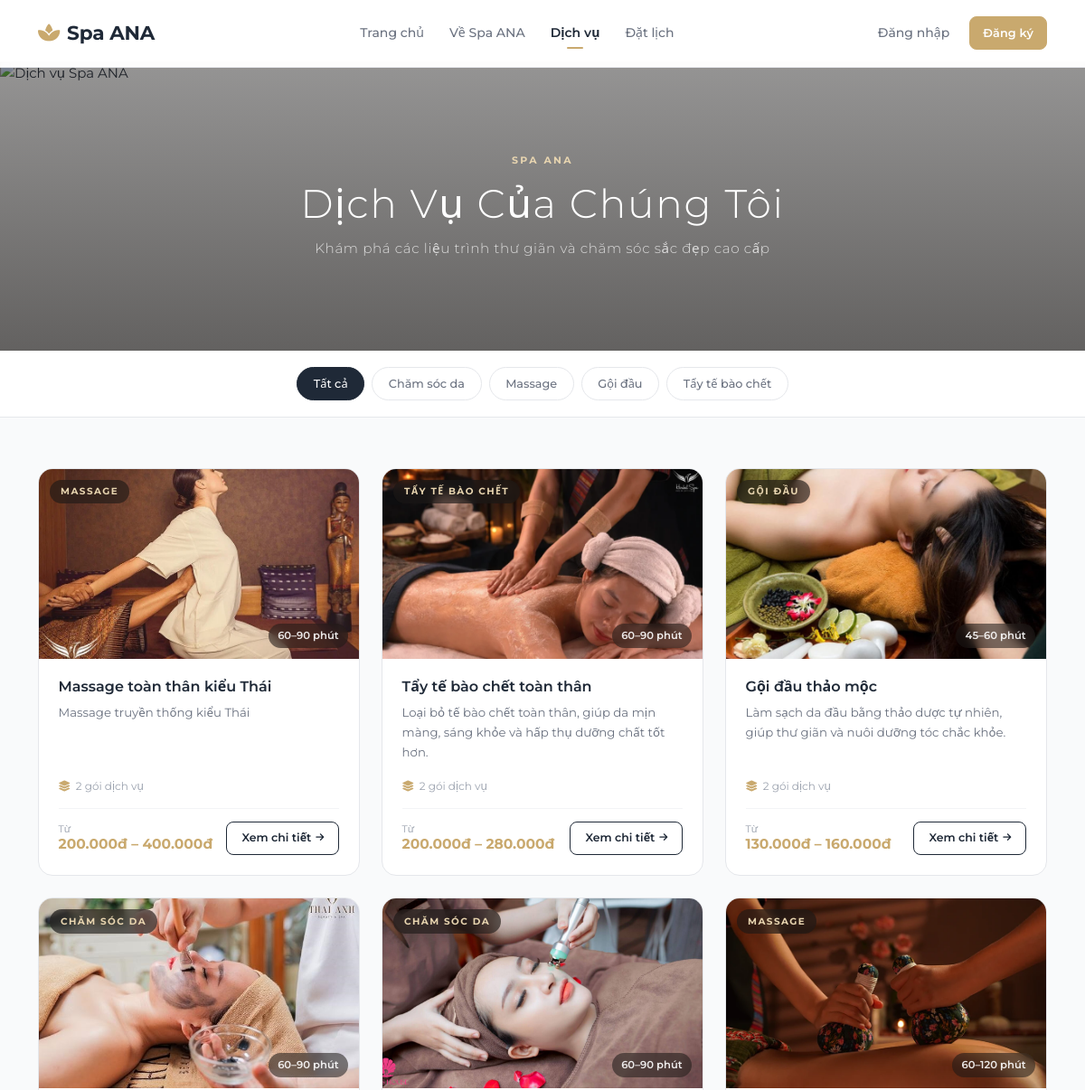
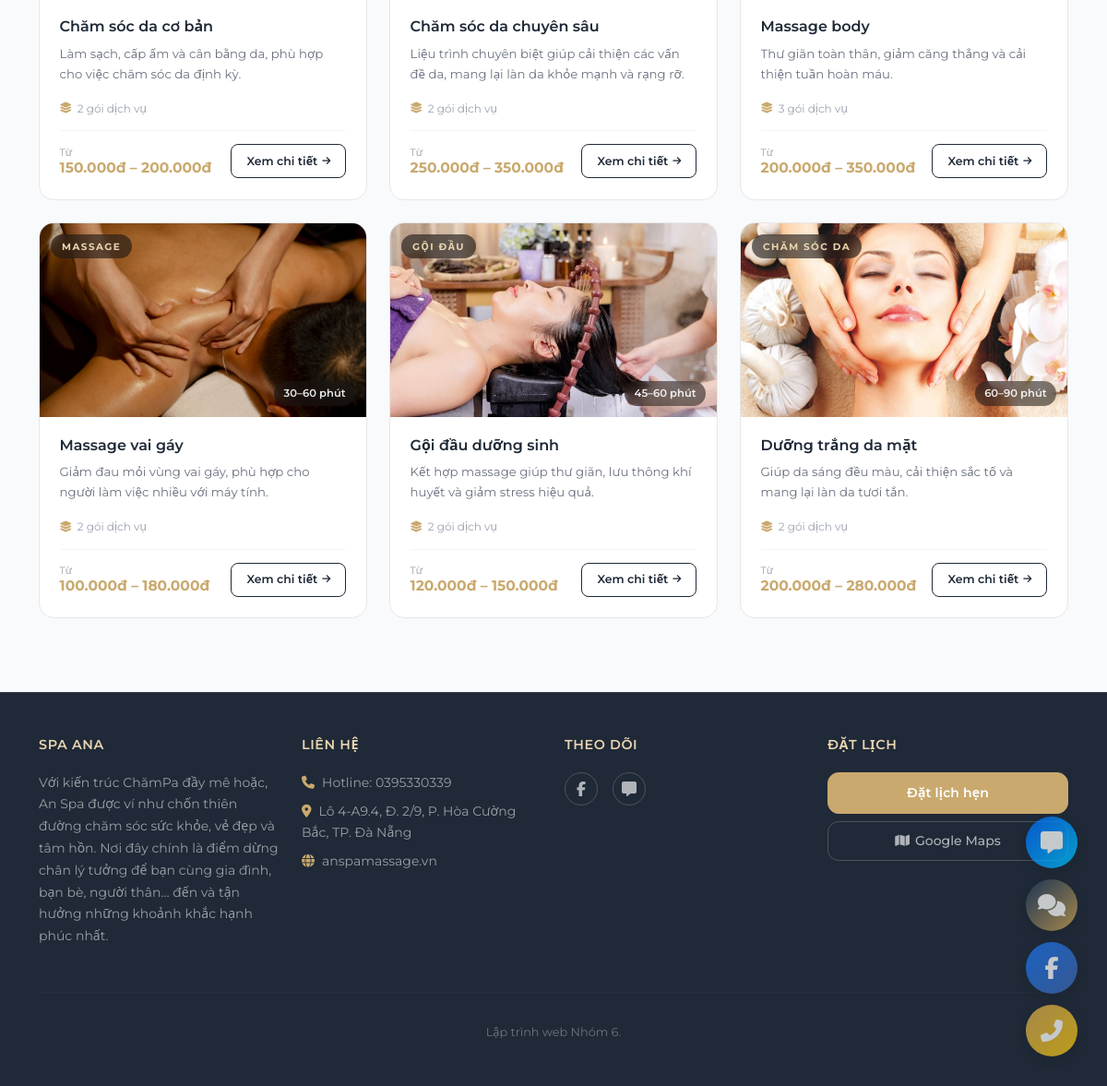
Page /services/ on the committed database (2 pictures, top to bottom).
### spa_services/models.py (models this page shows, shortened)
class ServiceCategory(models.Model):
    STATUS_CHOICES = [
        ('ACTIVE', 'Đang hoạt động'),
        ('INACTIVE', 'Ngừng hoạt động'),
    ]
    code = models.CharField(max_length=10, unique=True, verbose_name='Mã danh mục')
    name = models.CharField(max_length=100, unique=True, verbose_name='Tên danh mục')
    slug = models.SlugField(max_length=120, unique=True, blank=True, null=True, verbose_name='Slug')
    description = models.CharField(max_length=255, blank=True, null=True, verbose_name='Mô tả')
    status = models.CharField(max_length=20, choices=STATUS_CHOICES, default='ACTIVE', verbose_name='Trạng thái')
    sort_order = models.PositiveIntegerField(default=0, verbose_name='Thứ tự hiển thị')
    created_at = models.DateTimeField(auto_now_add=True, verbose_name='Thời điểm tạo')
    updated_at = models.DateTimeField(auto_now=True, null=True, blank=True, verbose_name='Thời điểm cập nhật')
    class Meta:
        db_table = 'service_categories'
        verbose_name = 'Danh mục dịch vụ'
        verbose_name_plural = 'Danh mục dịch vụ'
        ordering = ['sort_order', 'name']
        constraints = [
            models.CheckConstraint(
                check=models.Q(status__in=['ACTIVE', 'INACTIVE']),
                name='servicecategory_status_valid'
            ),
            models.CheckConstraint(
                check=models.Q(sort_order__gte=0),
                name='servicecategory_sort_order_non_negative'
            ),
        ]

class Service(models.Model):
    STATUS_CHOICES = [
        ('ACTIVE', 'Đang hoạt động'),
        ('INACTIVE', 'Ngừng hoạt động'),
    ]
    category = models.ForeignKey(
        ServiceCategory, on_delete=models.PROTECT,
        related_name='services', verbose_name='Danh mục'
    )
    code = models.CharField(max_length=10, unique=True, blank=True, verbose_name='Mã dịch vụ')
    name = models.CharField(max_length=150, verbose_name='Tên dịch vụ')
    slug = models.SlugField(max_length=150, unique=True, blank=True, null=True, verbose_name='Slug')
    short_description = models.CharField(max_length=255, blank=True, null=True, verbose_name='Mô tả ngắn')
    description = models.TextField(blank=True, null=True, verbose_name='Mô tả chi tiết')
    status = models.CharField(max_length=20, choices=STATUS_CHOICES, default='ACTIVE', verbose_name='Trạng thái')
    image = models.ImageField(
        upload_to='services/',
        blank=False,
        null=False,
        default='',
        verbose_name='Hình ảnh dịch vụ'
    )
    created_by = models.ForeignKey(
        User, on_delete=models.PROTECT,
        related_name='services_created', verbose_name='Người tạo'
    )
    updated_by = models.ForeignKey(
        User, on_delete=models.SET_NULL,
        null=True, blank=True,
        related_name='services_updated', verbose_name='Người cập nhật'
    )
    created_at = models.DateTimeField(auto_now_add=True, verbose_name='Thời điểm tạo')
    updated_at = models.DateTimeField(auto_now=True, null=True, blank=True, verbose_name='Thời điểm cập nhật')
    class Meta:
        db_table = 'services'
        verbose_name = 'Dịch vụ'
        verbose_name_plural = 'Dịch vụ'
        ordering = ['-created_at']
        constraints = [
            models.CheckConstraint(
                check=models.Q(status__in=['ACTIVE', 'INACTIVE']),
                name='service_status_valid'
            ),
        ]
    def get_image_url(self):
        if self.image:
            try:
                return self.image.url
            except Exception:
                pass
        return "https://images.unsplash.com/photo-1570172619644-dfd03ed5d881?w=400"

### spa_services/views.py (the view)
# urls.py: path('services/', views.service_list, name='service_list'),
def service_list(request):
    from .models import ServiceCategory
    from django.db.models import Min, Max, Count
    load_error = False
    services = []
    categories = []
    try:
        services = (
            Service.objects
            .filter(status='ACTIVE')
            .select_related('category')
            .prefetch_related('variants')
            .annotate(
                min_price=Min('variants__price'),
                max_price=Max('variants__price'),
                min_duration=Min('variants__duration_minutes'),
                max_duration=Max('variants__duration_minutes'),
                variant_count=Count('variants'),
            )
            .order_by('-created_at')
        )
        categories = ServiceCategory.objects.filter(status='ACTIVE').order_by('sort_order', 'name')
    except Exception:
        import traceback
        traceback.print_exc()
        load_error = True
    return render(request, 'spa_services/services.html', {
        'services': services,
        'categories': categories,
        'load_error': load_error,
    })

### core/templatetags/spa_filters.py (called while the page is built)
@register.filter
def vnd(value):
    try:
        amount = int(float(value))
        return f"{amount:,}đ".replace(",", ".")
    except (ValueError, TypeError):
        return value

### templates/spa_services/services.html (shortened to what this page needs)
{% extends 'spa/base.html' %}
{% load spa_filters %}
{% block content %}
<div class="sl-hero">
  <img class="sl-hero__img"
       src="https://images.unsplash.com/photo-1540555700478-4be289fbecef?w=1920"
       alt="Dịch vụ Spa ANA">
  <div class="sl-hero__overlay"></div>
  <div class="sl-hero__content">
    <span class="sl-hero__eyebrow">Spa ANA</span>
    <h1 class="sl-hero__title">Dịch Vụ Của Chúng Tôi</h1>
    <p class="sl-hero__sub">Khám phá các liệu trình thư giãn và chăm sóc sắc đẹp cao cấp</p>
  </div>
</div>
<div class="sl-filter">
  <div class="container">
    <div class="sl-filter__inner">
      <button class="sl-filter-btn is-active" onclick="filterServices('all', this)">Tất cả</button>
      {% for cat in categories %}
      <button class="sl-filter-btn" onclick="filterServices('{{ cat.code }}', this)">{{ cat.name }}</button>
      {% endfor %}
    </div>
  </div>
</div>
<section class="sl-section">
  <div class="container">
    {% if load_error %}
    <div class="col-12 sl-empty">
      <i class="fas fa-exclamation-circle"></i>
      <p>Không thể tải danh sách dịch vụ, vui lòng thử lại.</p>
    </div>
    {% else %}
    <div class="row g-4" id="servicesGrid">
      {% for service in services %}
      <div class="col-sm-6 col-lg-4 service-item" data-category="{{ service.category.code }}">
        {% include 'spa/includes/_service_card.html' with service=service %}
      </div>
      {% empty %}
      <div class="col-12 sl-empty">
        <i class="fas fa-spa"></i>
        <p>Hiện chưa có dịch vụ nào.</p>
      </div>
      {% endfor %}
    </div>
    {% endif %}
  </div>
</section>
{% endblock %}

### templates/spa/includes/_service_card.html
{% load spa_filters %}
<div class="sl-card" onclick="window.location='{% url 'spa_services:service_detail' service.id %}'" style="cursor:pointer">
  <div class="sl-card__img-wrap">
    <span class="sl-card__cat">{{ service.category.name }}</span>
    <img class="sl-card__img"
         src="{{ service.get_image_url }}"
         alt="{{ service.name }}"
         loading="lazy">
    {% if service.min_duration %}
    <span class="sl-card__duration">
      {% if service.min_duration == service.max_duration %}
        {{ service.min_duration }} phút
      {% else %}
        {{ service.min_duration }}–{{ service.max_duration }} phút
      {% endif %}
    </span>
    {% endif %}
  </div>
  <div class="sl-card__body">
    <h3 class="sl-card__name">{{ service.name }}</h3>
    <p class="sl-card__desc">{{ service.short_description|default:service.description }}</p>
    {% if service.variant_count %}
    <p class="sl-card__meta">
      <i class="fas fa-layer-group"></i>
      {{ service.variant_count }} gói dịch vụ
    </p>
    {% endif %}
    <div class="sl-card__footer">
      <div class="sl-card__price">
        {% if service.min_price %}
          <span class="sl-card__price-label">Từ</span>
          {% if service.min_price == service.max_price %}
            {{ service.min_price|vnd }}
          {% else %}
            {{ service.min_price|vnd }} – {{ service.max_price|vnd }}
          {% endif %}
        {% else %}
          Liên hệ
        {% endif %}
      </div>
      <a href="{% url 'spa_services:service_detail' service.id %}" class="sl-card__cta">
        Xem chi tiết <i class="fas fa-arrow-right" style="font-size:.65rem;"></i>
      </a>
    </div>
  </div>
</div>

### static/css/style.css (style rules this page uses)
:root { --gold: #c9a96e; --gold-light: #e8d5b0; --gold-muted: rgba(201,169,110,.10); --gold-hover: #b8935a; --gold-border: rgba(201,169,110,.30); --text-primary: #1f2937; --text-secondary: #6b7280; --text-muted: #9ca3af; --bg-page: #f9fafb; --bg-white: #ffffff; --bg-subtle: #f3f4f6; --bg-hover: #f0f0ee; --status-pending-bg: #fefce8; --status-pending-text: #92400e; --status-confirm-bg: #eff6ff; --status-confirm-text: #1e40af; --status-done-bg: #f0fdf4; --status-done-text: #166534; --status-cancel-bg: #f3f4f6; --status-cancel-text: #4b5563; --status-reject-bg: #fee2e2; --status-reject-text: #b91c1c; --danger: #ef4444; --danger-light: #fee2e2; --danger-text: #991b1b; --success: #22c55e; --success-light: #dcfce7; --success-text: #166534; --warning-light: #fefce8; --warning-text: #92400e; --border: #e5e7eb; --shadow-xs: 0 1px 3px rgba(0,0,0,.05); --shadow-sm: 0 2px 8px rgba(0,0,0,.07); --shadow-md: 0 4px 16px rgba(0,0,0,.09); --shadow-gold: 0 4px 16px rgba(201,169,110,.20); --r-sm: 8px; --r-md: 12px; --r-lg: 16px; --r-xl: 20px; --r-pill: 999px; --sp-xs: 8px; --sp-sm: 12px; --sp-md: 20px; --sp-lg: 28px; --sp-xl: 40px; --font-ui: 'Montserrat', system-ui, sans-serif; --ease: all .2s ease; --navbar-h: 68px; }
*, *::before, *::after { box-sizing: border-box; margin: 0; padding: 0; }
body { font-family: var(--font-ui); font-size: 15px; line-height: 1.65; color: var(--text-primary); background: var(--bg-page); -webkit-font-smoothing: antialiased; overflow-x: hidden; }
a { text-decoration: none; transition: var(--ease); }
button { font-family: var(--font-ui); }
img { max-width: 100%; }
.sl-card { background: var(--bg-white); border: 1px solid var(--border); border-radius: var(--r-lg); overflow: hidden; display: flex; flex-direction: column; height: 100%; transition: box-shadow .22s, transform .22s, border-color .22s; }
.sl-card__img-wrap { position: relative; height: 210px; overflow: hidden; }
.sl-card__img { width: 100%; height: 100%; object-fit: cover; display: block; transition: transform .5s ease; }
.sl-card__cat { position: absolute; top: 12px; left: 12px; background: rgba(28,25,23,.62); backdrop-filter: blur(6px); color: var(--gold-light); font-size: .65rem; font-weight: 700; letter-spacing: .14em; text-transform: uppercase; padding: .3rem .75rem; border-radius: var(--r-pill); }
.sl-card__duration { position: absolute; bottom: 12px; right: 12px; background: rgba(28,25,23,.55); backdrop-filter: blur(6px); color: rgba(255,255,255,.9); font-size: .72rem; font-weight: 600; padding: .25rem .65rem; border-radius: var(--r-pill); }
.sl-card__body { padding: 1.25rem 1.35rem 1.4rem; display: flex; flex-direction: column; flex: 1; }
.sl-card__name { font-size: 1rem; font-weight: 600; color: var(--text-primary); margin: 0 0 .5rem; line-height: 1.35; }
.sl-card__desc { font-size: .83rem; color: var(--text-secondary); line-height: 1.65; flex: 1; display: -webkit-box; -webkit-line-clamp: 3; -webkit-box-orient: vertical; overflow: hidden; margin: 0 0 1rem; }
.sl-card__meta { font-size: .75rem; color: var(--text-muted); margin-bottom: .875rem; display: flex; align-items: center; gap: .35rem; }
.sl-card__meta i { color: var(--gold); }
.sl-card__footer { display: flex; align-items: center; justify-content: space-between; padding-top: .875rem; border-top: 1px solid var(--bg-subtle); margin-top: auto; }
.sl-card__price { font-size: .97rem; font-weight: 700; color: var(--gold); line-height: 1.2; }
.sl-card__price-label { font-size: .68rem; font-weight: 400; color: var(--text-muted); display: block; margin-bottom: 1px; }
.sl-card__cta { display: inline-flex; align-items: center; gap: 5px; padding: .45rem 1rem; border: 1.5px solid var(--text-primary); border-radius: var(--r-sm); font-size: .78rem; font-weight: 600; color: var(--text-primary); text-decoration: none; transition: var(--ease); white-space: nowrap; }

### rows in the picture
ServiceCategory: name "Chăm sóc da"
ServiceCategory: name "Massage"
ServiceCategory: name "Gội đầu"
ServiceCategory: name "Tẩy tế bào chết"
Service: category.name "MASSAGE", get_image_url (picture), min_duration "60", max_duration "90", name "Massage toàn thân kiểu Thái", short_description "Massage truyền thống kiểu Thái", variant_count "2", min_price|vnd "200.000đ", max_price|vnd "400.000đ"
Service: category.name "TẨY TẾ BÀO CHẾT", get_image_url (picture), min_duration "60", max_duration "90", name "Tẩy tế bào chết toàn thân", short_description "Loại bỏ tế bào chết toàn thân, giúp da mịn màng, sáng khỏe và hấp thụ dưỡng chất tốt hơn.", variant_count "2", min_price|vnd "200.000đ", max_price|vnd "280.000đ"
Service: category.name "GỘI ĐẦU", get_image_url (picture), min_duration "45", max_duration "60", name "Gội đầu thảo mộc", short_description "Làm sạch da đầu bằng thảo dược tự nhiên, giúp thư giãn và nuôi dưỡng tóc chắc khỏe.", variant_count "2", min_price|vnd "130.000đ", max_price|vnd "160.000đ"
Service: category.name "CHĂM SÓC DA", get_image_url (picture), min_duration "60", max_duration "90", name "Chăm sóc da cơ bản", short_description "Làm sạch, cấp ẩm và cân bằng da, phù hợp cho việc chăm sóc da định kỳ.", variant_count "2", min_price|vnd "150.000đ", max_price|vnd "200.000đ"
Service: category.name "CHĂM SÓC DA", get_image_url (picture), min_duration "60", max_duration "90", name "Chăm sóc da chuyên sâu", short_description "Liệu trình chuyên biệt giúp cải thiện các vấn đề da, mang lại làn da khỏe mạnh và rạng rỡ.", variant_count "2", min_price|vnd "250.000đ", max_price|vnd "350.000đ"
Service: category.name "MASSAGE", get_image_url (picture), min_duration "60", max_duration "120", name "Massage body", short_description "Thư giãn toàn thân, giảm căng thẳng và cải thiện tuần hoàn máu.", variant_count "3", min_price|vnd "200.000đ", max_price|vnd "350.000đ"
Service: category.name "MASSAGE", get_image_url (picture), min_duration "30", max_duration "60", name "Massage vai gáy", short_description "Giảm đau mỏi vùng vai gáy, phù hợp cho người làm việc nhiều với máy tính.", variant_count "2", min_price|vnd "100.000đ", max_price|vnd "180.000đ"
Service: category.name "GỘI ĐẦU", get_image_url (picture), min_duration "45", max_duration "60", name "Gội đầu dưỡng sinh", short_description "Kết hợp massage giúp thư giãn, lưu thông khí huyết và giảm stress hiệu quả.", variant_count "2", min_price|vnd "120.000đ", max_price|vnd "150.000đ"
Service: category.name "CHĂM SÓC DA", get_image_url (picture), min_duration "60", max_duration "90", name "Dưỡng trắng da mặt", short_description "Giúp da sáng đều màu, cải thiện sắc tố và mang lại làn da tươi tắn.", variant_count "2", min_price|vnd "200.000đ", max_price|vnd "280.000đ"
